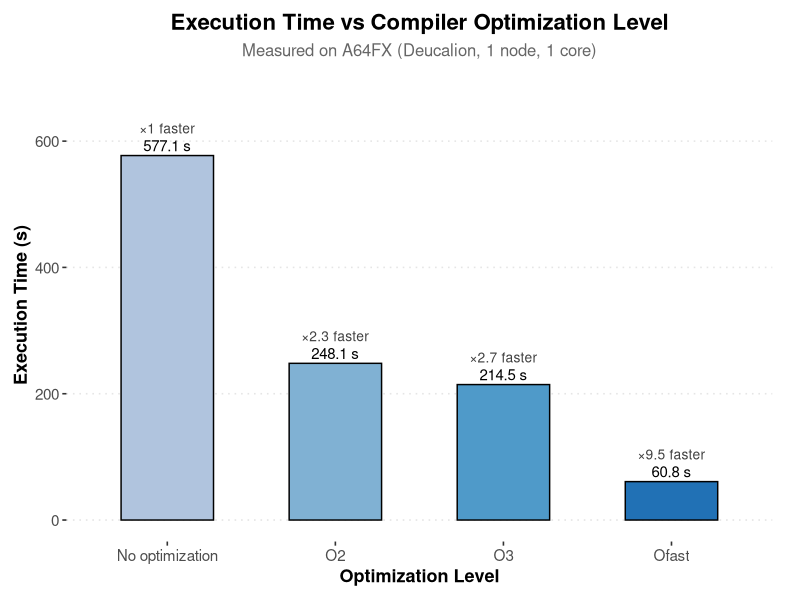

This chart was generated by the following R code:
library(ggplot2)
library(ggpubr)

times <- c(577.14, 248.14, 214.5, 60.83)
opt_levels <- c("No optimization", "O2", "O3", "Ofast")
df <- data.frame(opt_levels, times)
df$speedup <- df$times[1] / df$times

# Subtle, professional color palette
palette <- c("#b0c4de", "#80b1d3", "#4f9ac9", "#2171b5")

p <- ggbarplot(df,
               x = "opt_levels",
               y = "times",
               fill = "opt_levels",
               color = "black",
               palette = palette,
               label = sprintf("%.1f s", df$times),
               lab.pos = "out",
               lab.size = 3.8,
               width = 0.55) +  # thinner bars
  labs(
    title = "Execution Time vs Compiler Optimization Level",
    subtitle = "Measured on A64FX (Deucalion, 1 node, 1 core)",
    x = "Optimization Level",
    y = "Execution Time (s)"
  ) +
  theme_pubclean() +
  theme(
    text = element_text(size = 12, family = ""),
    plot.title = element_text(face = "bold", size = 16, hjust = 0.5),
    plot.subtitle = element_text(size = 12, hjust = 0.5, color = "gray40"),
    axis.title = element_text(size = 13, face = "bold"),
    axis.text = element_text(size = 11),
    legend.position = "none",
    panel.grid.major.y = element_line(color = "gray90"),
    panel.grid.minor = element_blank(),
    plot.margin = margin(10, 20, 10, 10)
  ) +
  geom_text(aes(label = paste0("×", round(speedup, 1), " faster")),
            vjust = -2.2,
            size = 3.5,
            color = "gray25") +
  expand_limits(y = max(df$times) * 1.18)

p
